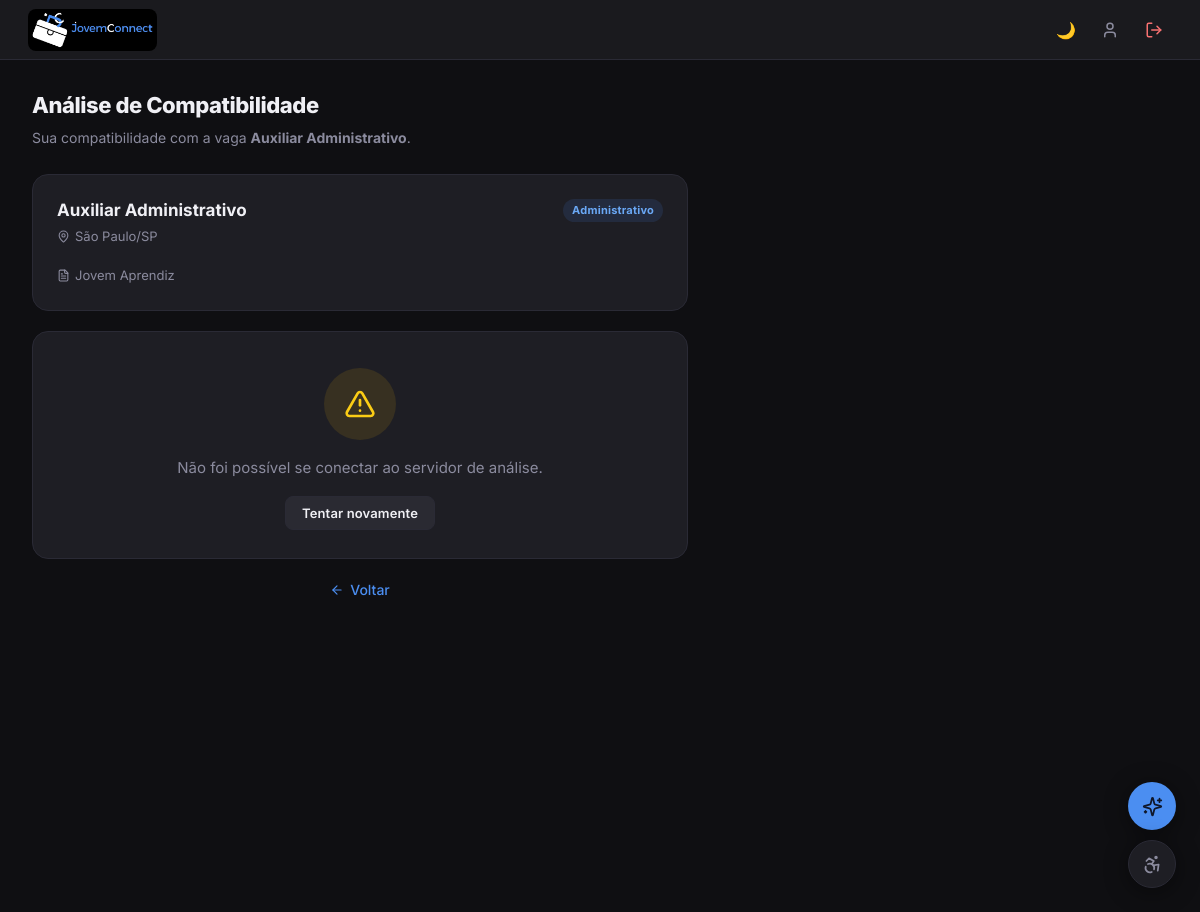
Screenshot of /Vagas/avaliar.php?vaga_id=1 (signed in) with the database file from the repository.
### tables this page shows
CREATE TABLE `vagas` (
  `id`            INT(11)      NOT NULL AUTO_INCREMENT,
  `empresa_id`    INT(11)      NOT NULL,
  `titulo`        VARCHAR(150) NOT NULL,
  `descricao`     TEXT         DEFAULT NULL,
  `cidade`        VARCHAR(100) DEFAULT NULL,
  `estado`        VARCHAR(50)  DEFAULT NULL,
  `cep`           VARCHAR(9)   DEFAULT NULL   COMMENT 'Para cálculo de distância pela IA',
  `salario`       VARCHAR(50)  DEFAULT NULL   COMMENT 'Mantido como VARCHAR (ex: 1.200,00 ou A combinar)',
  `tipo_contrato` VARCHAR(50)  DEFAULT NULL   COMMENT 'Ex: Jovem Aprendiz, Estágio',
   
  `carga_horaria` VARCHAR(20)  DEFAULT NULL   COMMENT 'Ex: 20h/semana',
  `area`          VARCHAR(100) DEFAULT NULL   COMMENT 'Ex: Administrativo, TI, Vendas',
  `criado_em`     TIMESTAMP    NOT NULL DEFAULT CURRENT_TIMESTAMP,
  `atualizado_em` TIMESTAMP    NOT NULL DEFAULT CURRENT_TIMESTAMP ON UPDATE CURRENT_TIMESTAMP,
  PRIMARY KEY (`id`),
  KEY `idx_vaga_empresa` (`empresa_id`),
  KEY `idx_vaga_area`    (`area`),
  KEY `idx_vaga_cidade`  (`cidade`),
  CONSTRAINT `fk_vaga_empresa`
    FOREIGN KEY (`empresa_id`) REFERENCES `empresas` (`id`) ON DELETE CASCADE
);

### includes/endereco_empresa.php (called while the page is built, shortened)
<?php
if (!function_exists('empresa_tem_endereco')) {
    function empresa_tem_endereco(mysqli $conn): bool {
        static $tem = null;
        if ($tem === null) {
            $r   = $conn->query("SHOW COLUMNS FROM empresas LIKE 'logradouro'");
            $tem = ($r instanceof mysqli_result) && $r->num_rows > 0;
        }
        return $tem;
    }
    function endereco_empresa_formatado(array $e): string {
        $rua       = trim(($e['logradouro'] ?? '') . (!empty($e['numero']) ? ', ' . $e['numero'] : ''), ' ,');
        $cidade_uf = trim(($e['cidade'] ?? '') . (!empty($e['estado']) ? '/' . $e['estado'] : ''), '/');
        $cep       = preg_replace('/\D/', '', $e['cep'] ?? '');
        $partes = [
            $rua,
            $e['complemento'] ?? '',
            $e['bairro'] ?? '',
            $cidade_uf,
            strlen($cep) === 8 ? 'CEP ' . substr($cep, 0, 5) . '-' . substr($cep, 5) : '',
        ];
        return implode(' - ', array_filter($partes, fn($p) => trim((string) $p) !== ''));
    }
}

### includes/locais.php (called while the page is built, shortened)
<?php
require_once __DIR__ . '/endereco_empresa.php';
if (!function_exists('jc_locais_disponiveis')) {
    function jc_locais_disponiveis(mysqli $conn): bool {
        static $ok = null;
        if ($ok === null) {
            $t  = $conn->query("SHOW TABLES LIKE 'empresa_locais'");
            $c  = $conn->query("SHOW COLUMNS FROM vagas LIKE 'local_trabalho'");
            $ok = ($t instanceof mysqli_result) && $t->num_rows > 0
               && ($c instanceof mysqli_result) && $c->num_rows > 0
               && empresa_tem_endereco($conn);
        }
        return $ok;
    }
    function jc_local_partes(array $r, string $pre): array {
        $s = fn(string $k) => trim((string) ($r[$pre . $k] ?? ''));
        return [
            'cep'         => preg_replace('/\D/', '', $s('cep')),
            'logradouro'  => $s('logradouro'),
            'numero'      => $s('numero'),
            'complemento' => $s('complemento'),
            'bairro'      => $s('bairro'),
            'cidade'      => $s('cidade'),
            'estado'      => strtoupper($s('estado')),
        ];
    }
    function jc_local_resolver(array $r): array {
        $lt = $r['local_trabalho'] ?? null;
        $temLocal = $lt === 'local' && !empty($r['local_id']) && array_key_exists('l_tipo', $r) && $r['l_tipo'] !== null;
        if ($temLocal) {
            $end    = jc_local_partes($r, 'l_');
            $origem = 'local';
            $rotulo = jc_local_rotulo((string) $r['l_tipo'], $r['l_nome'] ?? '');
        } elseif ($lt === 'empresa') {
            $end    = jc_local_partes($r, 'e_');
            $origem = 'empresa';
            $rotulo = 'Endereço principal da empresa';
        } else {
            $proprio = jc_local_partes($r, '');
            $proprio['logradouro'] = $proprio['numero'] = $proprio['complemento'] = $proprio['bairro'] = '';
            if ($proprio['cidade'] !== '' || $proprio['cep'] !== '') {
                $end    = $proprio;
                $origem = 'vaga';
                $rotulo = 'Endereço informado na vaga';
            } else {
                $end    = jc_local_partes($r, 'e_');
                $origem = 'empresa';
                $rotulo = 'Endereço principal da empresa';
            }
        }
        $temCidade = $end['cidade'] !== '';
        $temRua    = $end['logradouro'] !== '';
        if ($temRua && $end['numero'] !== '' && $temCidade && $end['estado'] !== '') {
            $nivel = 'completo';
        } elseif ($temCidade || $end['cep'] !== '' || $temRua) {
            $nivel = 'parcial';
        } else {
            $nivel = 'indisponivel';
        }
        $faltando = [];
        foreach (['logradouro' => 'rua', 'numero' => 'número', 'bairro' => 'bairro',
                  'cidade' => 'cidade', 'estado' => 'UF', 'cep' => 'CEP'] as $k => $nome) {
            if ($end[$k] === '') {
                $faltando[] = $nome;
            }
        }
        return $end + [
            'origem'   => $nivel === 'indisponivel' ? 'indisponivel' : $origem,
            'rotulo'   => $nivel === 'indisponivel' ? 'Local de trabalho não informado' : $rotulo,
            'nivel'    => $nivel,
            'faltando' => $faltando,
            'texto'    => endereco_empresa_formatado($end),
        ];
    }
    function jc_local_efetivo(mysqli $conn, int $vaga_id): array {
        $temE = empresa_tem_endereco($conn);
        $temL = jc_locais_disponiveis($conn);
        $colsE = $temE ? ', e.cep AS e_cep, e.logradouro AS e_logradouro, e.numero AS e_numero,
                           e.complemento AS e_complemento, e.bairro AS e_bairro' : '';
        $colsL = $temL ? ', v.local_trabalho, v.local_id, l.tipo AS l_tipo, l.nome AS l_nome, l.cep AS l_cep,
                           l.logradouro AS l_logradouro, l.numero AS l_numero, l.complemento AS l_complemento,
                           l.bairro AS l_bairro, l.cidade AS l_cidade, l.estado AS l_estado' : '';
        $join  = $temL ? ' LEFT JOIN empresa_locais l ON l.id = v.local_id AND l.empresa_id = v.empresa_id' : '';
        $stmt = $conn->prepare(
            "SELECT v.cidade, v.estado, v.cep, e.cidade AS e_cidade, e.estado AS e_estado {$colsE} {$colsL}
             FROM vagas v JOIN empresas e ON e.id = v.empresa_id {$join}
             WHERE v.id = ? LIMIT 1"
        );
        $stmt->bind_param("i", $vaga_id);
        $stmt->execute();
        $r = $stmt->get_result()->fetch_assoc();
        return $r ? jc_local_resolver($r) : [];
    }
}

### Vagas/avaliar.php (the view, shortened to what this page needs)
<?php
require_once dirname(__DIR__) . '/includes/config.php';
require_once dirname(__DIR__) . '/includes/locais.php';
$tipo              = isset($_SESSION['jovem_id']) ? 'jovem' : 'empresa';
$erroPagina        = null;
$vaga              = null;
$candidato         = null;
$vaga_id = filter_input(INPUT_GET, 'vaga_id', FILTER_VALIDATE_INT);
$vaga_id = ($vaga_id === false || $vaga_id === null) ? 0 : $vaga_id;
if ($vaga_id <= 0) {
    $erroPagina = "Vaga inválida.";
} elseif ($tipo === 'jovem') {
    $stmt_v = $conn->prepare(
        "SELECT id, titulo, cidade, estado, area, tipo_contrato, descricao
         FROM vagas WHERE id = ? LIMIT 1"
    );
    $stmt_v->bind_param("i", $vaga_id);
    $stmt_v->execute();
    $vaga = $stmt_v->get_result()->fetch_assoc();
}
$local_vaga = (!$erroPagina && $vaga) ? jc_local_efetivo($conn, $vaga_id) : [];
$perfilLink = ($tipo === 'empresa') ? '../empresa/perfil.php' : '../jovem/perfil.php';
$voltarLink = ($tipo === 'empresa')
    ? '../Vagas/candidatos.php?vaga=' . $vaga_id
    : '../Vagas/listar.php?id=' . $vaga_id;
?>
<!DOCTYPE html>
<html lang="pt-br" data-theme="dark">
<head>
    <link rel="stylesheet" href="../Assets/css/style.css">
</head>
<body>
<nav class="navbar-inner">
    <a href="<?= $tipo === 'empresa' ? '../dashboard/empresa.php' : '../dashboard/jovem.php' ?>" class="nav-logo"
       aria-label="JovemConnect — meu painel">
        <picture class="marca marca-nav">
            <source media="(max-width: 480px)" srcset="../assets/img/marca/jovemconnect-simbolo.png" width="192" height="192">
            <img src="../assets/img/marca/jovemconnect-horizontal.png" alt="JovemConnect" width="493" height="160">
        </picture>
    </a>
    <div class="navbar-inner-right">
        <button class="icon-btn btn-theme" id="btnTheme" title="Alternar tema" aria-label="Alternar tema">🌙</button>
        <a href="<?= htmlspecialchars($perfilLink) ?>" class="icon-btn" title="Meu Perfil" aria-label="Meu Perfil"><span class="i i-user" aria-hidden="true"></span></a>
        <a href="../logout.php" class="icon-btn text-danger" title="Sair" aria-label="Sair"><span class="i i-log-out" aria-hidden="true"></span></a>
    </div>
</nav>
<div class="dashboard-wrap">
<main class="dashboard-main" style="max-width:720px;">
    <?php if ($erroPagina): ?>
        <div class="card fade-up" style="text-align:center;padding:56px 32px;max-width:460px;margin:40px auto;">
            <div class="icone-destaque neutro" aria-hidden="true"><span class="i i-lock" aria-hidden="true"></span></div>
            <h3 style="font-size:18px;font-weight:700;margin-bottom:8px;">Não foi possível abrir esta análise</h3>
            <p class="text-secondary" style="font-size:14px;line-height:1.6;margin-bottom:28px;">
                <?= htmlspecialchars($erroPagina) ?>
            </p>
            <a href="<?= $tipo === 'empresa' ? '../dashboard/empresa.php' : '../dashboard/jovem.php' ?>"
               class="btn btn-primary btn-full">Voltar ao painel</a>
        </div>
    <?php else: ?>
        <div class="page-heading fade-up">
            <h1>Análise de Compatibilidade</h1>
            <p class="text-secondary">
                <?php if ($tipo === 'empresa'): ?>
                    Comparando <strong><?= htmlspecialchars($candidato['nome']) ?></strong>
                    com a vaga <strong><?= htmlspecialchars($vaga['titulo']) ?></strong>.
                <?php else: ?>
                    Sua compatibilidade com a vaga <strong><?= htmlspecialchars($vaga['titulo']) ?></strong>.
                <?php endif; ?>
            </p>
        </div>
        <div class="card fade-up" style="margin-bottom:20px;">
            <div class="job-card-top">
                <h3 class="job-card-title"><?= htmlspecialchars($vaga['titulo']) ?></h3>
                <?php if (!empty($vaga['area'])): ?>
                <span class="badge badge-area"><?= htmlspecialchars($vaga['area']) ?></span>
                <?php endif; ?>
            </div>
            <?php if (($local_vaga['nivel'] ?? 'indisponivel') !== 'indisponivel'): ?>
            <div class="job-card-location">
                <span class="i i-map-pin" aria-hidden="true"></span>
                <span><?= htmlspecialchars($local_vaga['texto']) ?></span>
            </div>
            <?php endif; ?>
            <?php if (!empty($vaga['tipo_contrato'])): ?>
            <div class="job-card-meta-item" style="margin-top:8px;">
                <span class="i i-file-text" aria-hidden="true"></span><span><?= htmlspecialchars($vaga['tipo_contrato']) ?></span>
            </div>
            <?php endif; ?>
        </div>
        <section class="card fade-up match-card" id="cardResultado" aria-labelledby="matchTitulo" aria-live="polite">
            <div id="estadoErro" hidden>
                <div class="icone-destaque aviso" aria-hidden="true"><span class="i i-alert-triangle" aria-hidden="true"></span></div>
                <p class="text-secondary" id="erroTexto">Não foi possível calcular a compatibilidade agora.</p>
                <button class="btn btn-ghost btn-sm" style="margin-top:16px;" onclick="carregarAvaliacao()">Tentar novamente</button>
            </div>
        </section>
        <a href="<?= htmlspecialchars($voltarLink) ?>" class="back-link" style="display:flex;justify-content:center;margin-top:20px;">
            <span class="i i-arrow-left" aria-hidden="true"></span> Voltar
        </a>
    <?php endif; ?>
</main>
</div>
<?php include dirname(__DIR__) . '/includes/assistente.php'; ?>
</body>
</html>

### rows the page displays
vagas: titulo "Auxiliar Administrativo", area "Administrativo", tipo_contrato "Jovem Aprendiz"

### other values shown
$local_vaga['texto'] "São Paulo/SP"
